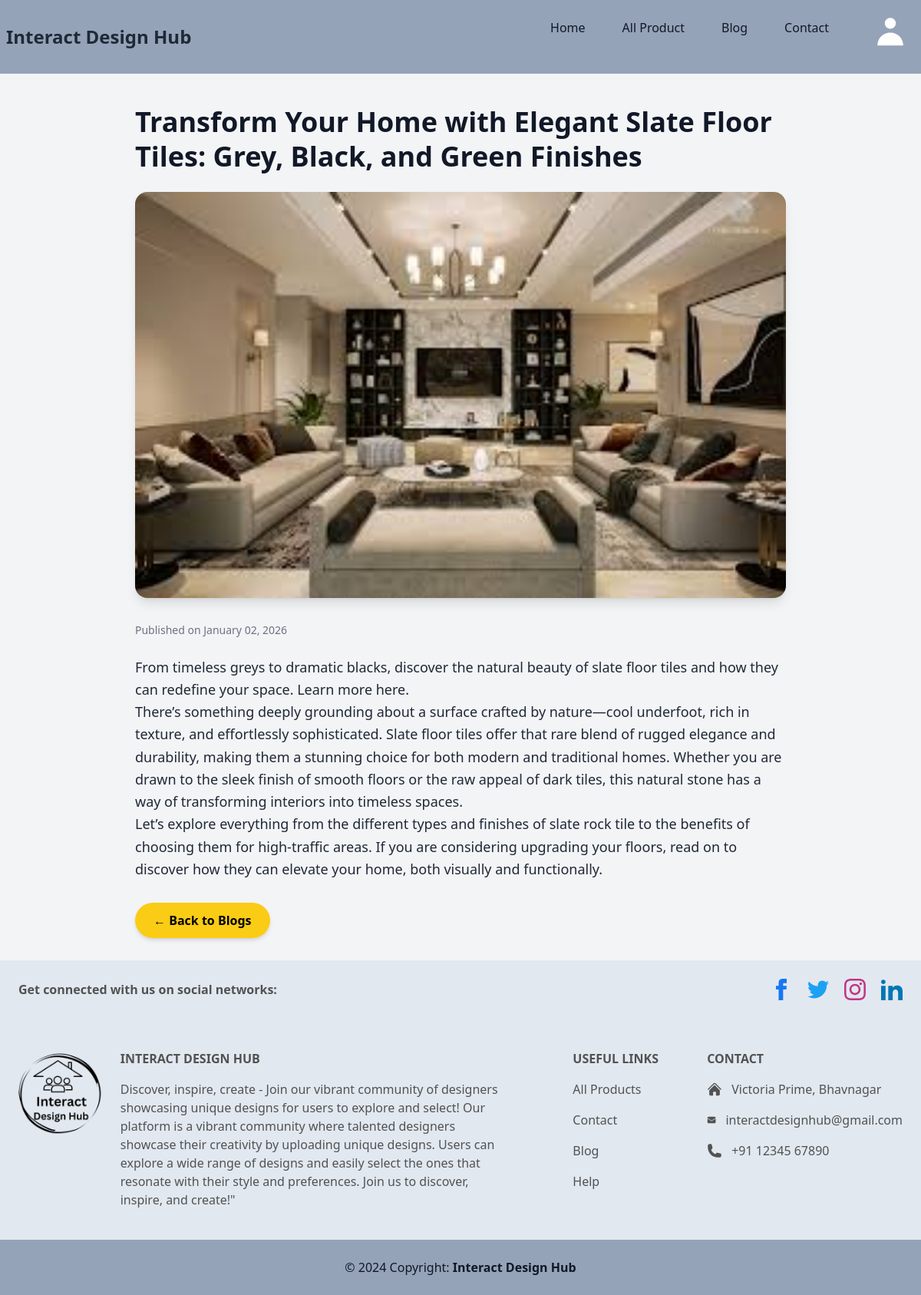
The app's page /blog_detail/1/ with its own data.
### blog/models.py (models this page shows)
class Blog(models.Model):
    blog_id = models.AutoField(primary_key=True)
    blog_title = models.TextField(max_length=100)
    blog_img = models.FileField(upload_to="blog/", max_length=250, null=True, default=None)
    blog_description = models.TextField(max_length=1000)

### blog_detail/views.py (the view)
# urls.py: path('blog_detail/<int:id>/',blog_detail,name="blog_detail"),
def blog_detail(request, id):
    blog_data = {}
    try:
        blog_data = get_object_or_404(Blog, blog_id=id)
        blog_data.save()
        messages.success(request, "Single Data fetched Successfully")
    except Exception as e:
        messages.error(request, f"Single Data fetched error:{e}")
    return render(request, "blog_detail.html",{'data':blog_data})

### blog_detail/templates/blog_detail.html (shortened to what this page needs)
{% include "header.html" %}
<!DOCTYPE html>
<html lang="en">
<head>
  <script src="https://cdn.tailwindcss.com"></script>
</head>
<body class="bg-gray-100 text-gray-800">
  <div class="max-w-4xl mx-auto px-6 py-10">
    <h1 class="text-4xl font-bold text-gray-900 leading-tight mb-6">
      {{data.blog_title}}
    </h1>
    <div class="mb-8">
      <img src="/media/{{data.blog_img}}"
           alt="Blog Image"
           class="rounded-2xl shadow-lg w-full object-cover">
    </div>
    <div class="flex items-center gap-4 mb-6">
      <div>
        <p class="text-sm text-gray-500">Published on {% now "F d, Y" %} </p>
      </div>
    </div>
    <div class="prose max-w-none text-lg leading-relaxed">
       {{ data.blog_description|linebreaks }}
    </div>
    <div class="mt-10">
      <a href="/blog"
         class="px-6 py-3 bg-yellow-400 text-black font-semibold rounded-full shadow-md hover:bg-yellow-300 transition">
        ← Back to Blogs
      </a>
    </div>
  </div>
</body>
</html>
{% include "footer.html" %}

### records on screen
Blog: blog_title "Transform Your Home with Elegant Slate Floor Tiles: Grey, Black, and Green Finishes", blog_img (picture), blog_description "From timeless greys to dramatic blacks, discover the natural beauty of slate floor tiles and how they can redefine your space. Learn more here. There’s something deeply grounding about a surface crafted by nature—cool underfoot, rich in texture, and effortlessly sophisticated. Slate floor tiles offer that rare blend of rugged elegance and durability, making them a stunning choice for both modern and traditional homes. Whether you are drawn to the sleek finish of smooth floors or the raw appeal of dark tiles, this natural stone has a way of transforming interiors into timeless spaces. Let’s explore everything from the different types and finishes of slate rock tile to the benefits of…"
